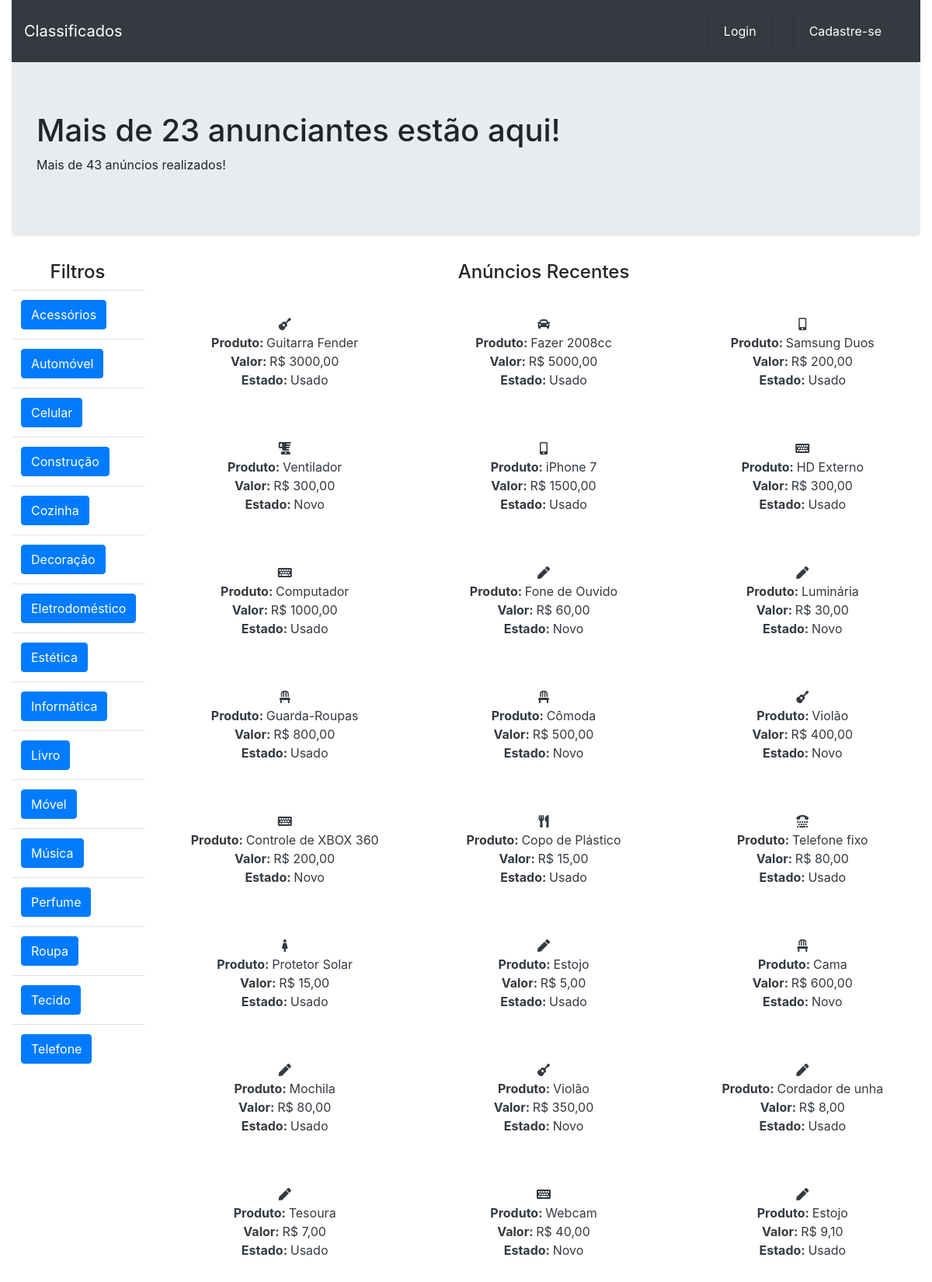
The page / (upper part) on the database its author committed.
### tables this page shows
CREATE TABLE `categorias` (
  `id` int(11) NOT NULL AUTO_INCREMENT,
  `descricao` varchar(30) NOT NULL,
  `icone` varchar(50) DEFAULT NULL,
  PRIMARY KEY (`id`)
);

CREATE TABLE `anuncios` (
  `id` int(11) NOT NULL AUTO_INCREMENT,
  `produto` varchar(100) NOT NULL,
  `descricao` varchar(500) DEFAULT NULL,
  `preco` varchar(15) NOT NULL,
  `estado` varchar(5) DEFAULT NULL,
  `data` datetime NOT NULL,
  `id_usuario` int(11) NOT NULL,
  `id_categoria` int(11) DEFAULT NULL,
  PRIMARY KEY (`id`),
  KEY `id_usuario` (`id_usuario`),
  KEY `id_categoria` (`id_categoria`),
  CONSTRAINT `anuncios_ibfk_1` FOREIGN KEY (`id_usuario`) REFERENCES `usuarios` (`id`)
);

### index.php (the view, shortened to what this page needs)
<?php
require "conexao.php";
$sql = "SELECT COUNT(*) as total FROM usuarios";
$sql = $pdo->query($sql);
$sql = $sql->fetch();
$totalUsuarios = $sql['total'];
$sql = "SELECT COUNT(*) as total FROM anuncios;";
$sql = $pdo->query($sql);
$sql = $sql->fetch();
$totalAnuncios = $sql['total'];
require "cabecalho.php";
?>
        <div class="container-fluid">
            <nav class="navbar navbar-expand-sm bg-dark">
                <a class="navbar-brand text-white" href="#">Classificados</a>
                <ul class="list-group list-group-horizontal ml-auto">
                    <a class="text-white btn" href="login.php"><li class="list-group-item bg-dark">Login</li></a>
                    <a class="text-white btn" href="cadastro.php"><li class="list-group-item bg-dark">Cadastre-se</li></a>
                </ul>
            </nav>
            <div class="jumbotron">
                <h1>Mais de <?php echo $totalUsuarios ?> anunciantes estão aqui!</h1>
                <p>Mais de <?php echo $totalAnuncios ?> anúncios realizados!</p>
            </div>
            <div class="row">
                <div class="col-sm-2">
                    <h4 class="text-center">Filtros</h4>
                    <table class="table">
                        <?php
                            $sql = "SELECT * FROM categorias ORDER BY descricao";
                            $sql = $pdo->query($sql);
                            if ($sql->rowCount() > 0) {
                                foreach ($sql->fetchAll() as $categoria) {
                                    echo "<tr>";
                                    echo "<td><a class='btn btn-primary' href='index.php'>" . $categoria['descricao'] . "</a></td>";
                                    echo "</tr>";
                                }
                            }
                        ?>
                    </table>
                </div>
                <div class="col-sm-10">
                    <h4 class="text-center">Anúncios Recentes</h4>
                    <?php
                        $anuncios = array();
                        $sql = "SELECT a.id, a.produto, c.descricao, c.icone, a.preco, a.estado " .
                                       "FROM anuncios as a LEFT JOIN categorias as c " .
                                       "ON a.id_categoria = c.id " .
                                       "ORDER BY a.id";
                        $sql = $pdo->query($sql);
                        if ($sql->rowCount() > 0) {
                            foreach ($sql->fetchAll() as $anuncio) {
                                $anuncio_tmp = new Anuncio();
                                $anuncio_tmp->id = $anuncio['id'];
                                $anuncio_tmp->produto = $anuncio['produto'];
                                $anuncio_tmp->descricao = $anuncio['descricao'];
                                $anuncio_tmp->icone = $anuncio['icone'];
                                $anuncio_tmp->preco = $anuncio['preco'];
                                $anuncio_tmp->estado = $anuncio['estado'];
                                array_push($anuncios, $anuncio_tmp);
                            }
                        }
                        $z = 0;
                        for ($x = 1; $x <= 10; $x++) {
                            $i = $z;
                            echo "<div class='row text-center' style='padding: 32px 0'>";
                            for ($y = 1; $y <= 3; $y++) {
                                echo "<div class='col-4'>";
                                    echo "<a href='#' class='text-dark'>";
                                    echo "<div class='row'>";
                                        echo "<div class='col'>";
                                            echo $anuncios[($x * $y + $i) - 1]->icone;
                                        echo "</div>";
                                    echo "</div>";
                                    echo "<div class='row'>";
                                        echo "<div class='col'>";
                                            echo "<strong>Produto: </strong>" . $anuncios[($x * $y + $i) - 1]->produto;
                                        echo "</div>";
                                    echo "</div>";
                                    echo "<div class='row'>";
                                        echo "<div class='col'>";
                                            echo "<strong>Valor: </strong>R$ " . $anuncios[($x * $y + $i) - 1]->preco;
                                        echo "</div>";
                                    echo "</div>";
                                    echo "<div class='row'>";
                                        echo "<div class='col'>";
                                            echo "<strong>Estado: </strong>" . $anuncios[($x * $y + $i) - 1]->estado;
                                        echo "</div>";
                                    echo "</div>";
                                    echo "</a>";
                                echo "</div>";
                                if ($y == 1) {
                                    $i /= 2;
                                } else {
                                    $i = 0;
                                }
                            }
                            echo "</div>";
                            $z += 2;
                        }
                    ?>
                </div>
            </div>
        </div>
<?php require "rodape.php" ?>

### rows shown on the page
categorias: descricao "Acessórios"
categorias: descricao "Automóvel"
categorias: descricao "Celular"
categorias: descricao "Construção"
categorias: descricao "Cozinha"
categorias: descricao "Decoração"
categorias: descricao "Eletrodoméstico"
categorias: descricao "Estética"
categorias: descricao "Informática"
categorias: descricao "Livro"
categorias: descricao "Móvel"
categorias: descricao "Música"
categorias: descricao "Perfume"
categorias: descricao "Roupa"
categorias: descricao "Tecido"
categorias: descricao "Telefone"
anuncios: produto "Guitarra Fender", preco "3000,00", estado "Usado"
anuncios: produto "Fazer 2008cc", preco "5000,00", estado "Usado"
anuncios: produto "Samsung Duos", preco "200,00", estado "Usado"
anuncios: produto "Ventilador", preco "300,00", estado "Novo"
anuncios: produto "iPhone 7", preco "1500,00", estado "Usado"
anuncios: produto "HD Externo", preco "300,00", estado "Usado"
anuncios: produto "Computador", preco "1000,00", estado "Usado"
anuncios: produto "Fone de Ouvido", preco "60,00", estado "Novo"
anuncios: produto "Luminária", preco "30,00", estado "Novo"
anuncios: produto "Guarda-Roupas", preco "800,00", estado "Usado"
anuncios: produto "Cômoda", preco "500,00", estado "Novo"
anuncios: produto "Violão", preco "400,00", estado "Novo"
anuncios: produto "Controle de XBOX 360", preco "200,00", estado "Novo"
anuncios: produto "Copo de Plástico", preco "15,00", estado "Usado"
anuncios: produto "Telefone fixo", preco "80,00", estado "Usado"
anuncios: produto "Protetor Solar", preco "15,00", estado "Usado"
anuncios: produto "Estojo", preco "5,00", estado "Usado"
anuncios: produto "Cama", preco "600,00", estado "Novo"
anuncios: produto "Mochila", preco "80,00", estado "Usado"
anuncios: produto "Violão", preco "350,00", estado "Novo"
anuncios: produto "Cordador de unha", preco "8,00", estado "Usado"
anuncios: produto "Tesoura", preco "7,00", estado "Usado"
anuncios: produto "Webcam", preco "40,00", estado "Novo"
anuncios: produto "Estojo", preco "9,10", estado "Usado"

### other values the page prints
$totalUsuarios "23"
$totalAnuncios "43"
